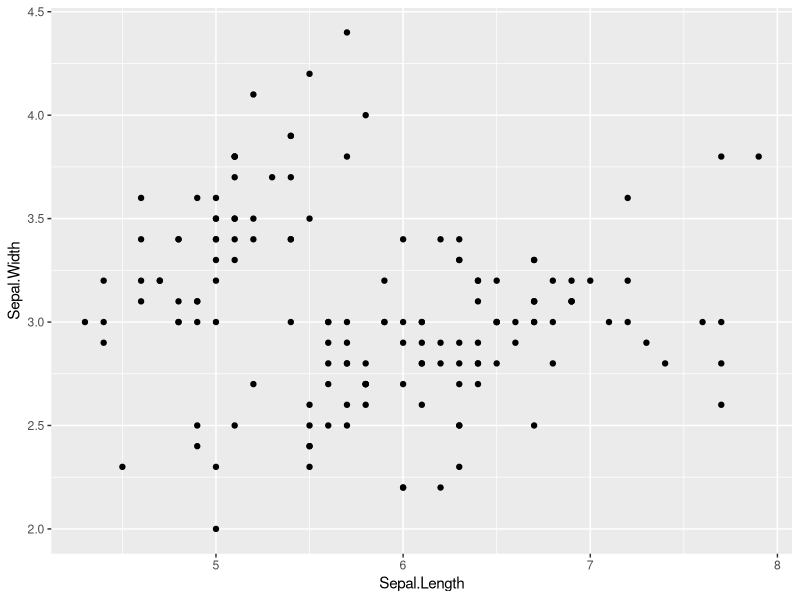
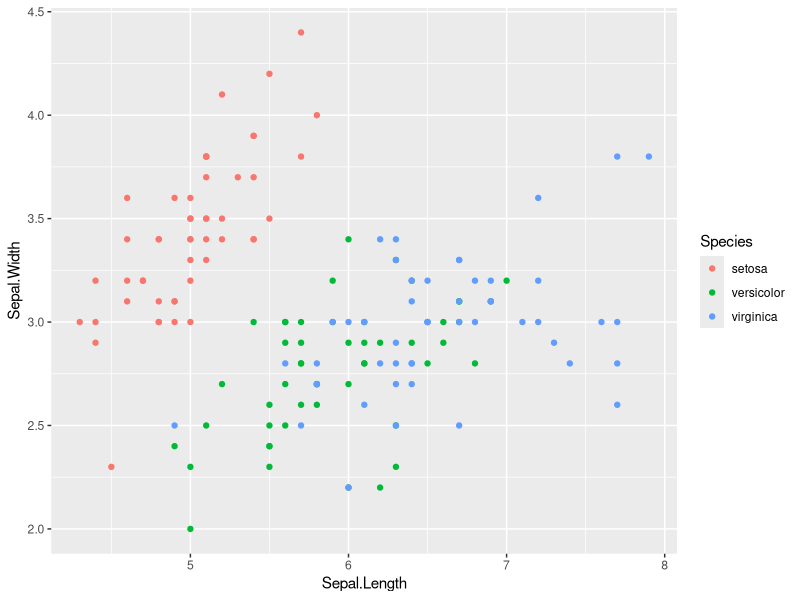
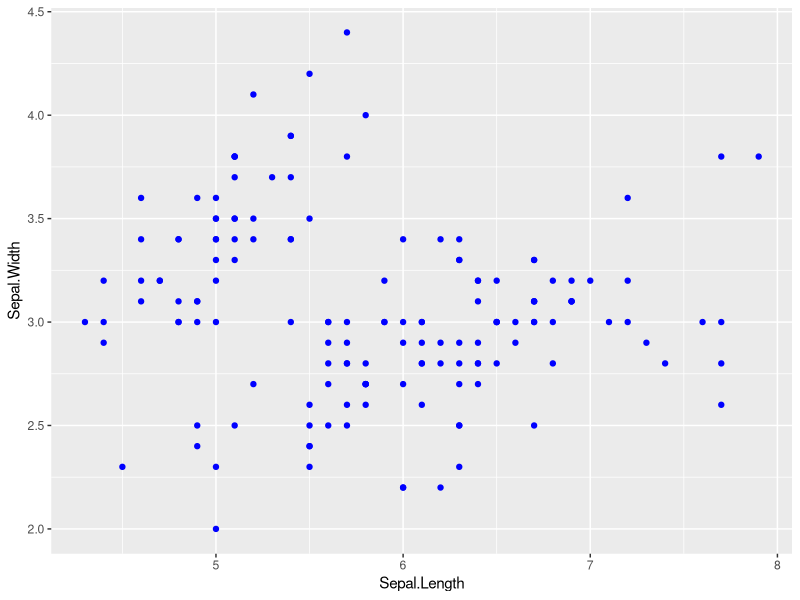
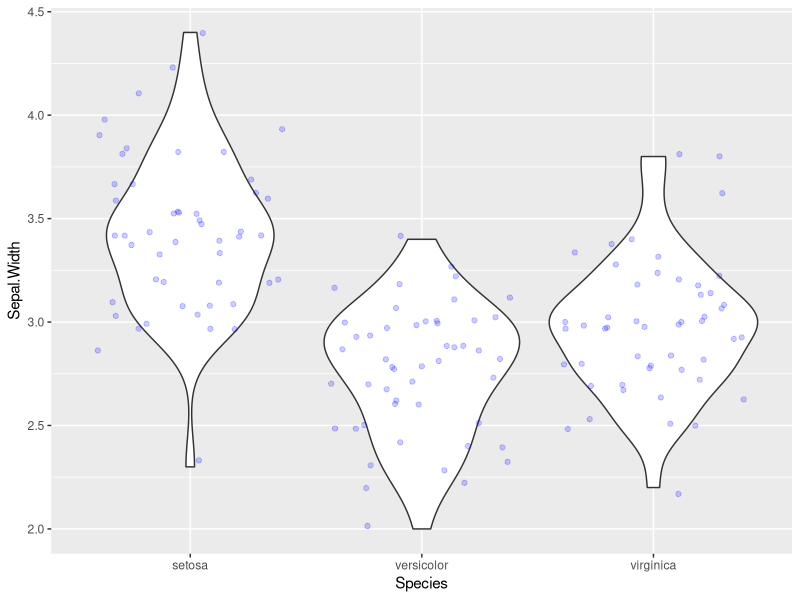
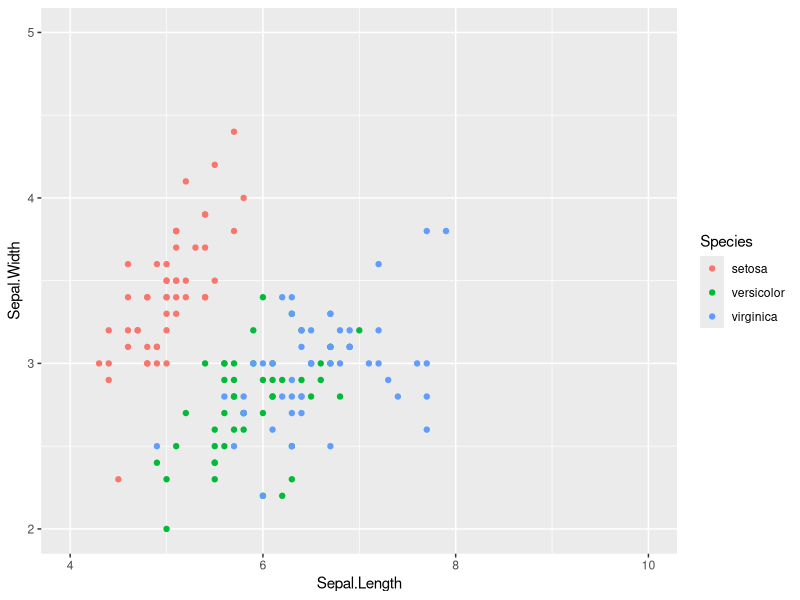

Write R code to recreate these figures, in order.
## ---- chunk 1
#| eval: true

a = 4.3
is.numeric(a)
is.complex(a)
is.character(a)
as.character(a)
b<- "toto"
is.numeric(b)
as.list(b)
## ---- chunk 2
#| echo: false
#| eval: true
rm(a,b)
## ---- chunk 3
a=1.3579
floor(a)
ceiling(a)
round(a,digits=2)
signif(a,digits=2)
is.integer(floor(a))
is.numeric(floor(a))
## ---- chunk 4
#| eval: true
a <- 3
b <- 6
a<=b
a!=b
(b-3==a) & (b>=a)
(b==a) | (b>=a)
## ---- chunk 5
#| echo: false
rm(a,b)
## ---- chunk 6
#| echo: true
#| eval: true
Ex <- paste("Bonjour", "à","toutes","et","tous","!")
paste("Bonjour", "à","toutes","et","tous","!",sep="_")
x <- c("Bonjour", "à", "vous")
paste(x)
## ---- chunk 7
#| echo: true
#| eval: true

Ex
nchar(Ex)
## ---- chunk 8
#| echo: true
#| eval: true

Ex
substr(Ex,start=3,stop=9)
substr(Ex, start = 3, stop = 9) <- "@@@"
Ex
## ---- chunk 9
#| echo: true
#| eval: true
Ex <- paste("Bonjour", "à","toutes","et","tous","!")
substring(Ex, first = 3)
substring(Ex, first = 3, last = 9) <- "@@@--<"
Ex
## ---- chunk 10
#| echo: true
#| eval: true

Ex <- paste("Bonjour", "à","toutes","et","tous","!")
strsplit(Ex,split= " ")
strsplit(Ex,split=c("o"," "))
## ---- chunk 11
#| echo: true
#| eval: true

Ex1 <- c("tomate","concombre","mais","courgette","poivron","carotte","betterave")
Ex1
# Donne les indices des éléments contenant un "o" dans Ex
grep(pattern="o",Ex1,value=FALSE) 
# Donne les éléments de Ex1 qui contiennent la lettre "o"
grep(pattern="o",Ex1, value = TRUE) 
## ---- chunk 12
#| echo: true
#| eval: true
Ex1
gsub(pattern = "o" , replacement = "@" , Ex1, fixed = TRUE)
## ---- chunk 13
#| echo: false
#| eval: true
rm(Ex,Ex1,x)
## ---- chunk 14
d <- c(2,3,5,8,4,6)
d
is.vector(d)
c(2,5,"toto")
1:10
## ---- chunk 15
seq(1,10)
seq(from=1,to=20,by=2) 
seq(1,20,by=5)
seq(1,20,length=5)
## ---- chunk 16
rep(5,times=10)
rep(c(1,2),3)
rep(c(1,2),each=3)
## ---- chunk 17
d
d[2]
d[2:3]
d[c(1,3,6)]
d[-3]
d[-(1:2)]
## ---- chunk 18
d+4
d-4
## ---- chunk 19
2*d
d/3
## ---- chunk 20
e<- rep(2,6)
d*e
d/e
## ---- chunk 21
d <- c(2,3,5,8,4,6)
d
## ---- chunk 22
length(d)
## ---- chunk 23
sum(d)
## ---- chunk 24
cumsum(d)
## ---- chunk 25
diff(d)
## ---- chunk 26
is.vector(d)
## ---- chunk 27
t(d)
## ---- chunk 28
t(d)%*%e
## ---- chunk 29
d[3] <- NA
d
is.na(d)
any(is.na(d))
all(is.na(d))
## ---- chunk 30
a<-c(3,-1,5,2,-7,3,9)
abs(a)
sort(a)
order(a)
## ---- chunk 31
b = a==3
b
sort(b)
## ---- chunk 32
text<-c("petit","moyen","grand")
is.vector(text)
## ---- chunk 33
f = c(a=12,b=26,c=32,d=41)
f
names(f)
f["a"]
names(f)<-c("a1","a2","a3","a4")
f
## ---- chunk 34
f>30
f[f>30]
which(f>30)
## ---- chunk 35
f[2] <- 22
f+100
## ---- chunk 36
f
d
f+d
## ---- chunk 37
cos(f)
## ---- chunk 38
rm(d,e,f,b,a)
## ---- chunk 39
#  A COMPLETER POUR REPONDRE A L'EXERCICE

# AIDEZ-VOUS DE LA CORRECTION DISPO SUR LE TUTORIEL SI VOUS ETES BLOQUE
## ---- chunk 40
A = matrix(1:15,ncol=5)
A

class(A)
B = matrix(1:15,nc=5,byrow=T)
B2 = B
B2[1,1]="toto"
B2
## ---- chunk 41
rownames(A)=c(paste("ligne",1:3,sep=""))
A
## ---- chunk 42
A
A[1,3]
A[,2]
A[2,]
A[1:3,c(2,5)]
A[1:3,-c(2,5)]
## ---- chunk 43
A
B
cbind(A,B)
rbind(A,B)
## ---- chunk 44
dim(A)
## ---- chunk 45
nrow(A)
ncol(A)
## ---- chunk 46
t(A)
det(A[,3:5])
## ---- chunk 47
solve(A[1:2,2:3])
## ---- chunk 48
diag(A)
diag(1:5)
## ---- chunk 49
A>5
A[A<5]<-0
A
## ---- chunk 50
colSums(A)
apply(A,2,sum)
rowSums(A)
apply(A,1,sum)
rowMeans(A)
apply(A,1,mean)
apply(A,1,max)
## ---- chunk 51
A+B
A*B
## ---- chunk 52
t(B) %*%A
## ---- chunk 53
5*A
## ---- chunk 54
#  A COMPLETER POUR REPONDRE A L'EXERCICE
# AIDEZ VOUS DE LA CORRECTION DISPO SUR LE TUTORIEL SI VOUS ETES BLOQUE
## ---- chunk 55
x = list("toto",1:8)
x
class(x)
## ---- chunk 56
y = list(matrice=matrix(1:15,ncol=5),
         vecteur=seq(1,20,by=5),
         texte="toto",scalaire=8)
y
## ---- chunk 57
x[[1]]
## ---- chunk 58
x[[2]]+10
## ---- chunk 59
y[[1]]
y$matrice
y$vec
y[c("texte","scalaire")]
## ---- chunk 60
names(y)
length(y)
length(y$vecteur)
cos(y$scal)+y[[2]][1]
summary(y)
## ---- chunk 61
#  A COMPLETER POUR REPONDRE A L'EXERCICE
# AIDEZ VOUS DE LA CORRECTION DISPO SUR LE TUTORIEL SI VOUS ETES BLOQUE
## ---- chunk 62
# Création du data.frame H
taille = runif(12,150,180)
masse = runif(12,50,90)
sexe = rep(c("M","F","F","M"),3)
H = data.frame(taille,masse,sexe)
H
class(H)
## ---- chunk 63
summary(H)
## ---- chunk 64
head(H)
## ---- chunk 65
H[1,]
H$taille
H$sexe
is.data.frame(H)
is.matrix(H)
MH = as.matrix(H)
MH
summary(MH)
as.list(H)
## ---- chunk 66
rm(taille)
H$taille
attach(H)
taille
detach(H) # taille est alors introuvable
## ---- chunk 67
#  A COMPLETER POUR REPONDRE A L'EXERCICE
# AIDEZ VOUS DE LA CORRECTION DISPO SUR LE TUTORIEL SI VOUS ETES BLOQUE
## ---- chunk 68
MaFonction=function(x){x+2}
MaFonction
MaFonction(3)
x = MaFonction(4)
x
## ---- chunk 69
Fonction2=function(a,b=7){a+b}
Fonction2(2,b=3)
Fonction2(5)
## ---- chunk 70
CalculsCercle=function(r){
    p=2*pi*r
    s=pi*r*r
    resultats = list(perimetre=p,surface=s)
    return(resultats)
}
res=CalculsCercle(3)
res
res$surf
## ---- chunk 71
#  A COMPLETER POUR REPONDRE A L'EXERCICE
# AIDEZ VOUS DE LA CORRECTION DISPO SUR LE TUTORIEL SI VOUS ETES BLOQUE
## ---- chunk 72
#  A COMPLETER POUR REPONDRE A L'EXERCICE
# AIDEZ VOUS DE LA CORRECTION DISPO SUR LE TUTORIEL SI VOUS ETES BLOQUE
## ---- chunk 73
somme1=function(x){
t = 0
for (i in 1:length(x))
  t = t+x[i]
return(t)
}

x = seq(1:10)
somme1(x)
sum(x)
## ---- chunk 74
somme2=function(x){
t = 0
i = 1
while (i<=length(x)){
t = t+x[i]
i = i+1
}
return(t)
}
x = seq(1:10)
somme2(x)
sum(x)
## ---- chunk 75
somme3=function(x){
t = 0
i = 1
repeat{
t = t+x[i]
i = i+1
if (i> length(x)) break
}
return(t)
}

x = seq(1:10)
somme3(x)
sum(x)
## ---- chunk 76
#  A COMPLETER POUR REPONDRE A L'EXERCICE
# AIDEZ VOUS DE LA CORRECTION DISPO SUR LE TUTORIEL SI VOUS ETES BLOQUE
## ---- chunk 77
data(iris)
head(iris)
apply(iris[,1:4],2,sum)
apply(iris[,1:4],1,sum)
lapply(iris[,1:4],sum)
sapply(iris[,1:4],sum)
tapply(iris[,1],iris[,5],sum)
## ---- chunk 78
#  A COMPLETER POUR REPONDRE A L'EXERCICE
# AIDEZ VOUS DE LA CORRECTION DISPO SUR LE TUTORIEL SI VOUS ETES BLOQUE
## ---- chunk 79
library(ggplot2)
data(iris)
gEx <- ggplot(data=iris)
## ---- chunk 80
summary(gEx)
names(gEx)
gEx$layers
## ---- chunk 81
ggplot(data=iris,aes(x=Sepal.Length,y=Sepal.Width))+
   geom_point()
## ---- chunk 82
ggplot(data=iris,aes(x=Sepal.Length,y=Sepal.Width,color=Species))+
   geom_point()
## ---- chunk 83
ggplot(data=iris,aes(x=Sepal.Length,y=Sepal.Width))+
   geom_point(color="blue")
## ---- chunk 84
ggplot(data=iris,aes(x=Species,y=Sepal.Width))+
  geom_violin()+
   geom_point(col = "blue", alpha = 0.2,position="jitter")
## ---- chunk 85
ggplot(data=iris,aes(x=Sepal.Length,y=Sepal.Width,color=Species))+
  geom_point()+
  scale_size("Petal.Length", range = c(1,7),breaks=seq(0,7,0.5))+
  scale_x_continuous("Sepal.Length",limits=c(4,10))+
  scale_y_continuous("Sepal.Width",limits=c(2,5))
## ---- chunk 86
#| warning: False

data(iris)
dir.create("DataAux")
write.table(iris,file="DataAux/iris1.txt",sep=";",row.names=F,col.names=T)
rownames(iris)=paste("indiv",1:nrow(iris),sep="-")
write.table(iris,file="DataAux/iris2.csv",row.names=T,col.names=F)
write.table(iris,file="DataAux/iris3.txt",quote=FALSE, dec=",",sep="*")
## ---- chunk 87
#  A COMPLETER POUR REPONDRE A L'EXERCICE
# AIDEZ VOUS DE LA CORRECTION DISPO SUR LE TUTORIEL SI VOUS ETES BLOQUE
